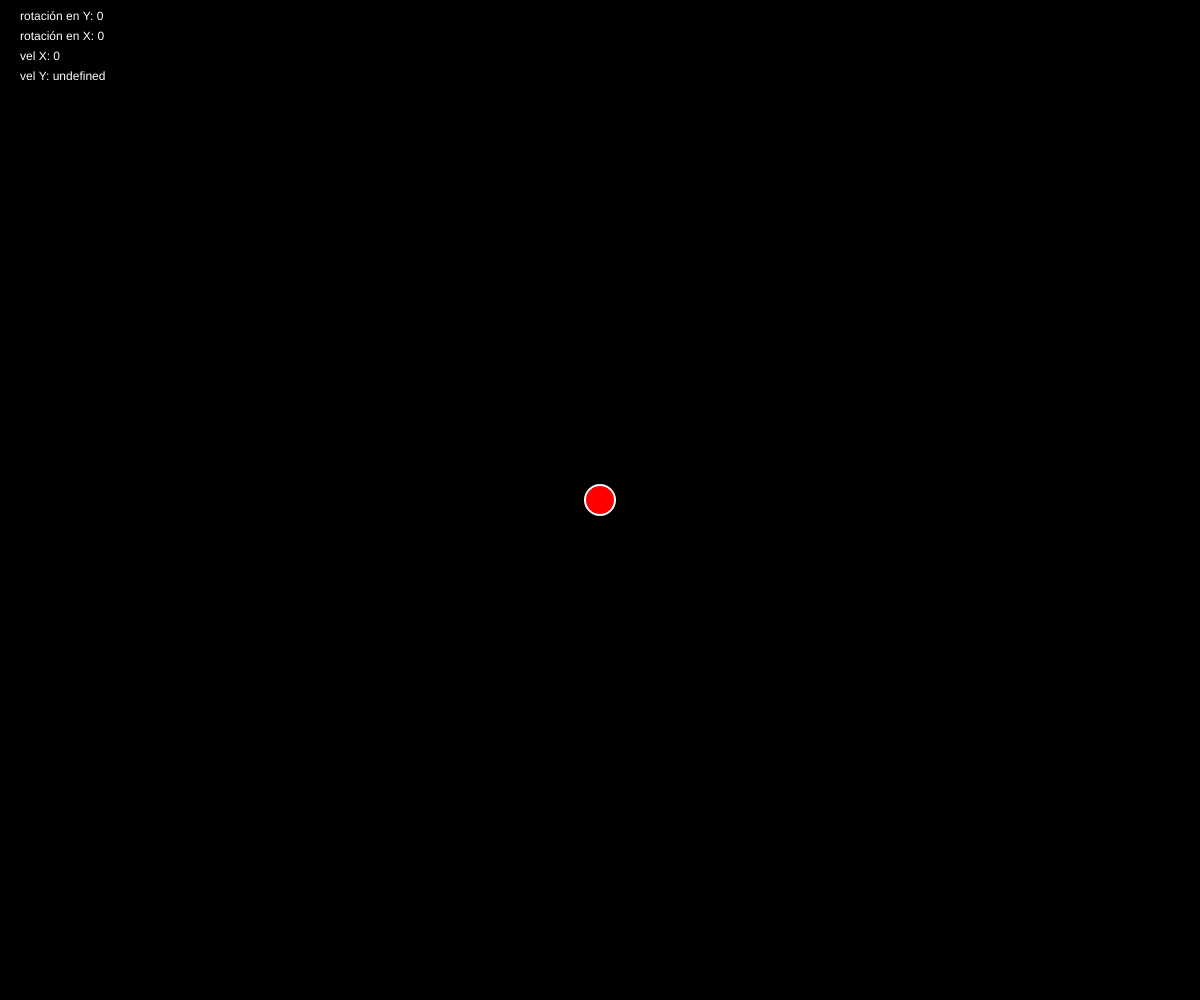
Frame 1 (no input)
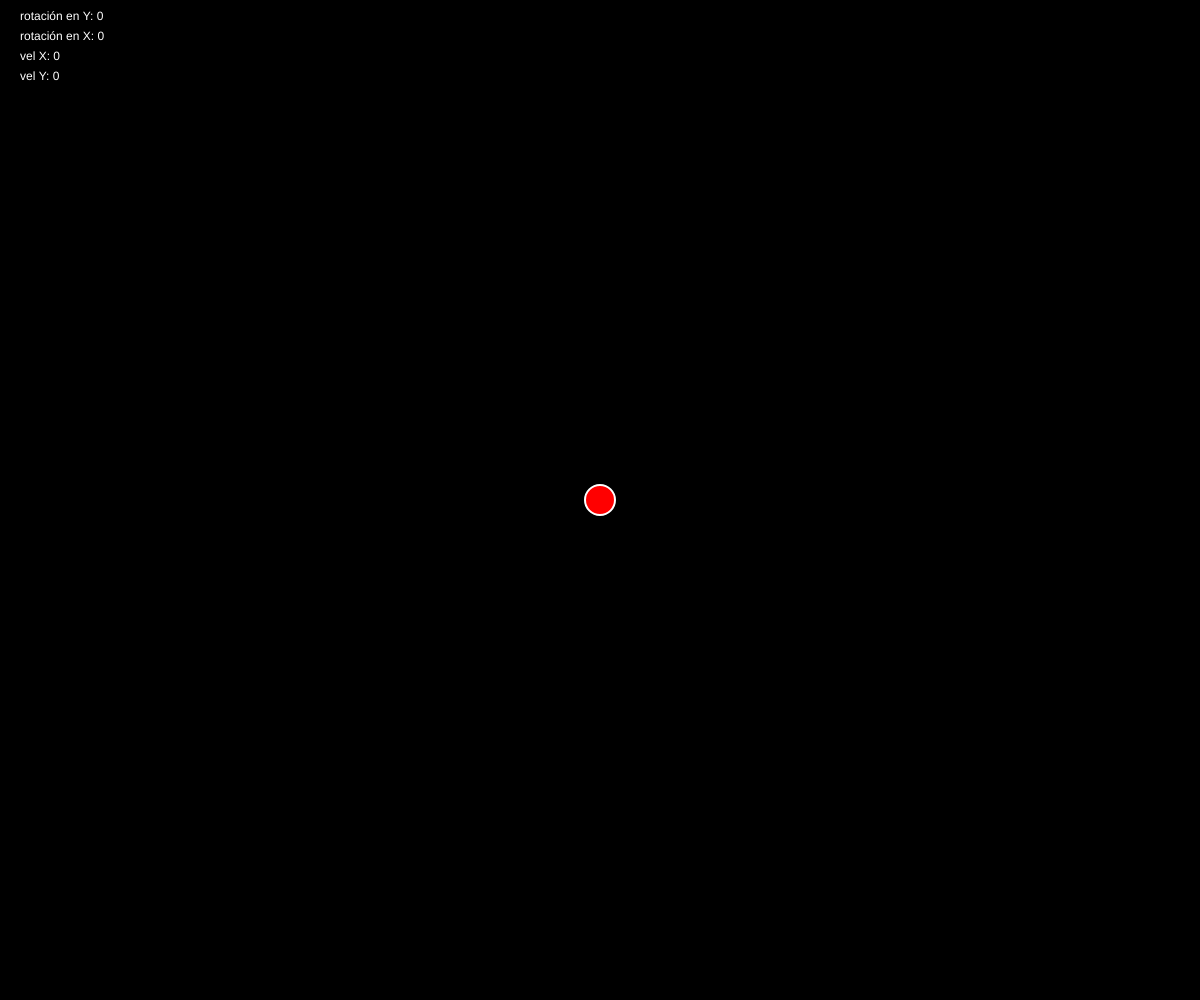
Frame 60 (no input)
Frame 120 (the mouse pressed at the canvas centre since frame 60): identical to frame 60, image omitted

The p5.js sketch that drew these frames (run headless with seeded random() and noise() and a simulated clock; from frame 60 on, the mouse is pressed at the canvas centre):

// p5.js sketch
// ── sketch.js
var x, y; //variable para la posicion de la bola en x y en y;
var velx, vely; //variables para velocidad o cambio de posicion en el tiempo
var tam = 30; //variable tamaño de la elipse


function setup() {

  //crea un canvas del tamano de la ventana
  createCanvas(windowWidth, windowHeight);

  //inicia las posiciones en el cemtro de la pantalla
  x = width/2;
  y = height/2;

  //la velocidad inicial es 0
  velx = 0;
  velY = 0;

}

function draw() {
  background(0);

  //imprime los valores de rotacion en X y en Y
  fill(255);
  noStroke();
  text("rotación en X: " + floor(rotationY), 20, 40);
  text("rotación en Y: " + floor(rotationX), 20, 20);
  text("vel X: " + velx, 20, 60);
  text("vel Y: " + vely, 20, 80);

  //asigna valores a la velocidad de acuerdo a la rotación del dispositivo
  velx = map(rotationY, -90, 90, -2, 2);
  vely = map(rotationX, -90, 90, -2, 2);

  //pinta la elipse
  fill(255, 0, 0);
  strokeWeight(2);
  stroke(255);
  ellipse(x, y, tam, tam);

  //suma la velocidad en x y en y a las posiciones de la elipse
  x = x + velx;
  y = y + vely;

  //evita que las posiciones se salgan del canvas
  x = constrain(x, tam/2, width - tam/2);
  y = constrain(y, tam/2, height - tam/2);
}
